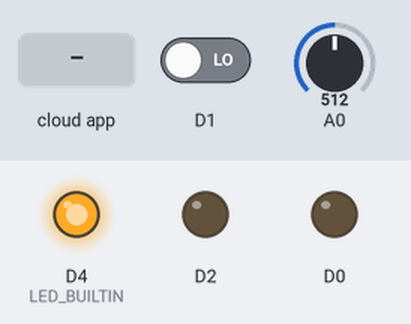
Recording of a sketch running on a simulated ESP8266 (NodeMCU). Parts: output pins drawn as LEDs (lit = HIGH, except the on-board LED, lit = LOW). Inputs (shaded band) come from the test bench; at power-on: D1 LOW, A0 = 512. WiFi joins after 1.5 s; servers stay silent unless stated; the Firebase database answers and starts empty; what the sketch prints to the serial monitor is not drawn.

Above: at 2.7 s.
2.8 s: the phone or cloud app sets dosage1 to 1
At 6.2 s:
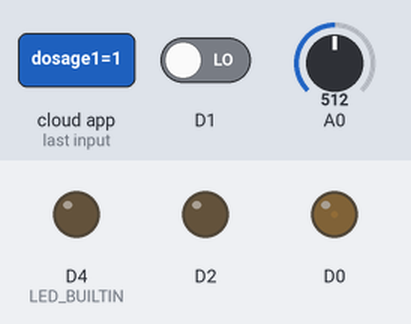
7.1 s: the phone or cloud app sets medicine to 1
At 11.6 s:
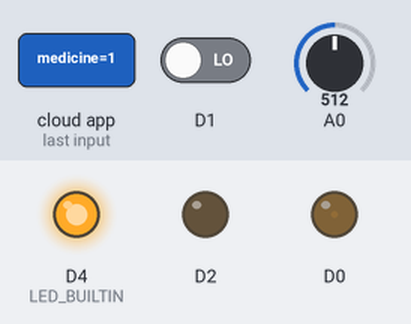
11.9 s: the phone or cloud app sets dosage2 to 1
At 16.9 s:
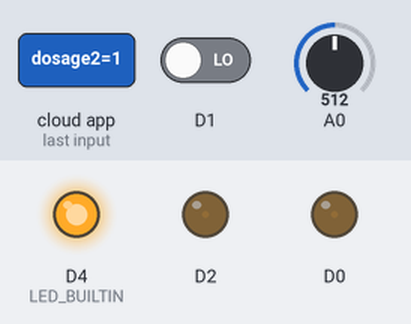
17.2 s: the phone or cloud app sets medicine to 0
At 21.6 s:
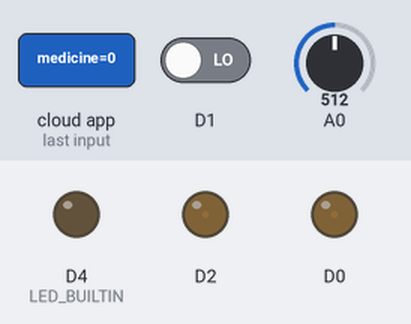
21.9 s: the phone or cloud app sets dosage1 to 0
At 26.3 s:
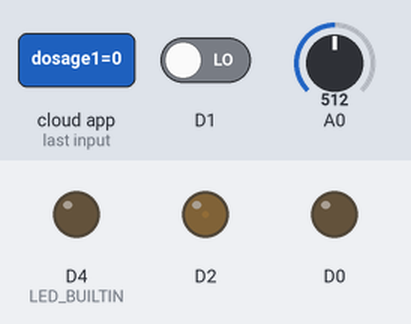
27.1 s: the phone or cloud app sets dosage2 to 90
At 32.1 s:
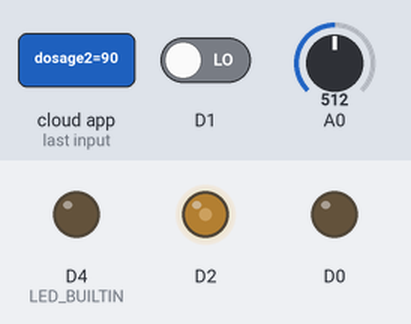
Timing chart, 0 to 33.2 s (numbered marks = the images above; inputs shaded):
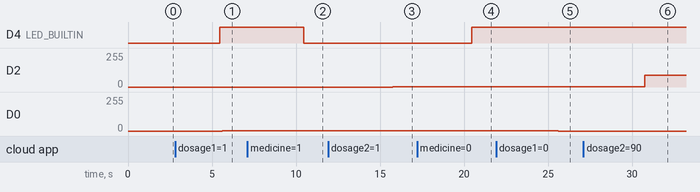

Measured:
- after the input at 2.8 s, D0: 0/255 → 1/255 after 2.8 s
- after the input at 7.1 s, D4 (LED_BUILTIN): HIGH → LOW after 3.4 s
- after the input at 11.9 s, D2: 0/255 → 1/255 after 3.9 s
- after the input at 17.2 s, D4 (LED_BUILTIN): LOW → HIGH after 3.3 s
- after the input at 21.9 s, D0: 1/255 → 0/255 after 3.7 s
- after the input at 27.1 s, D2: 1/255 → 90/255 after 3.7 s

The sketch:

IoTAV1.ino
```cpp
// (licence header left out)
/** This example will show how to authenticate using
 * the legacy token or database secret with the new APIs (using config and auth data).
*/
#if defined(ESP32)
#include <WiFi.h>
#include <FirebaseESP32.h>
#elif defined(ESP8266)
#include <ESP8266WiFi.h>
#include <FirebaseESP8266.h>
#endif

//Provide the RTDB payload printing info and other helper functions.
#include "addons/RTDBHelper.h"

/* 1. Define the WiFi credentials */
#define WIFI_SSID "Berctor_2G"
#define WIFI_PASSWORD "cerberus"

/* 2. If work with RTDB, define the RTDB URL and database secret */
#define DATABASE_URL "https://iotmeddata-default-rtdb.firebaseio.com/" //<databaseName>.firebaseio.com or <databaseName>.<region>.firebasedatabase.app
#define DATABASE_SECRET "D3YvhWrkuRyE7ZQ3IGY2qcfSiGRP5xEo1PZ0o6Ii"

/* 3. Define the Firebase Data object */
FirebaseData fbdo;

/* 4, Define the FirebaseAuth data for authentication data */
FirebaseAuth auth;

/* Define the FirebaseConfig data for config data */
FirebaseConfig config;

unsigned long dataMillis = 0;
int count = 0;

void setup()
{


    Serial.begin(115200);

    pinMode(LED_BUILTIN,OUTPUT);
    pinMode(A0,INPUT);
    pinMode(D1,INPUT);
    pinMode(D0,OUTPUT);
    pinMode(D2,OUTPUT);
    WiFi.begin(WIFI_SSID, WIFI_PASSWORD);
    Serial.print("Connecting to Wi-Fi");
    while (WiFi.status() != WL_CONNECTED)
    {
        Serial.print(".");
        delay(300);
    }
    Serial.println();
    Serial.print("Connected with IP: ");
    Serial.println(WiFi.localIP());
    Serial.println();

    Serial.printf("Firebase Client v%s\n\n", FIREBASE_CLIENT_VERSION);

    /* Assign the certificate file (optional) */
    //config.cert.file = "/cert.cer";
    //config.cert.file_storage = StorageType::FLASH;

    /* Assign the database URL and database secret(required) */
    config.database_url = DATABASE_URL;
    config.signer.tokens.legacy_token = DATABASE_SECRET;

    Firebase.reconnectWiFi(true);

    /* Initialize the library with the Firebase authen and config */
    Firebase.begin(&config, &auth);

    //Or use legacy authenticate method
    //Firebase.begin(DATABASE_URL, DATABASE_SECRET);
}

void loop()
{
    if (millis() - dataMillis > 5000)
    {
        dataMillis = millis();
        Firebase.setInt(fbdo, "presure", analogRead(A0));
        Firebase.setInt(fbdo, "help", !digitalRead(D1));
        Firebase.getInt(fbdo, "medicine");
        digitalWrite(LED_BUILTIN, !fbdo.intData());
        Firebase.getInt(fbdo, "dosage1");
        analogWrite(D0,fbdo.intData());
        Firebase.getInt(fbdo, "dosage2");
        analogWrite(D2,fbdo.intData());
    }
}
```
